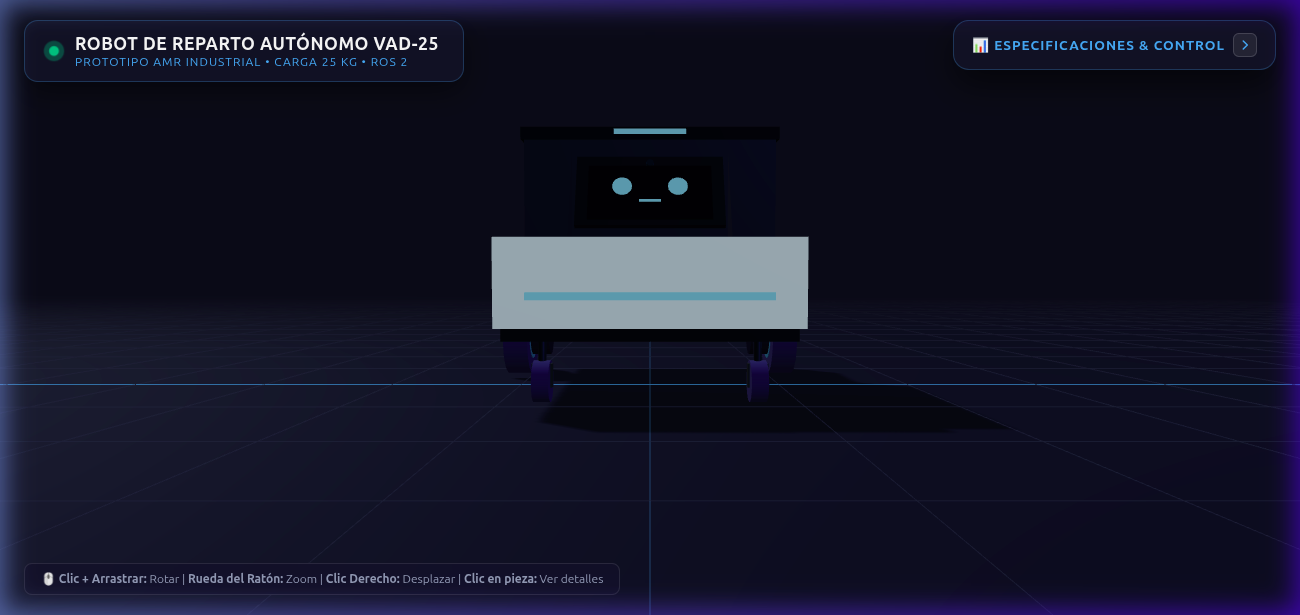
#> input picture foto_robot.jpg, 1300 x 615 px
$ python fix_image.py
#> lines starting #> are read from the running program, lines starting #| are printed output that depends on the picture
from PIL import Image
try:
    img = Image.open('foto_robot.jpg')
#> img is the input picture: PIL image 1300x615 RGB; mean R, G, B 21.1, 21.8, 41
    w, h = img.size
#> w = 1300; h = 615
    # Cut off the top 80 pixels where the UI from the screenshot is
    cropped = img.crop((0, 90, w, h))
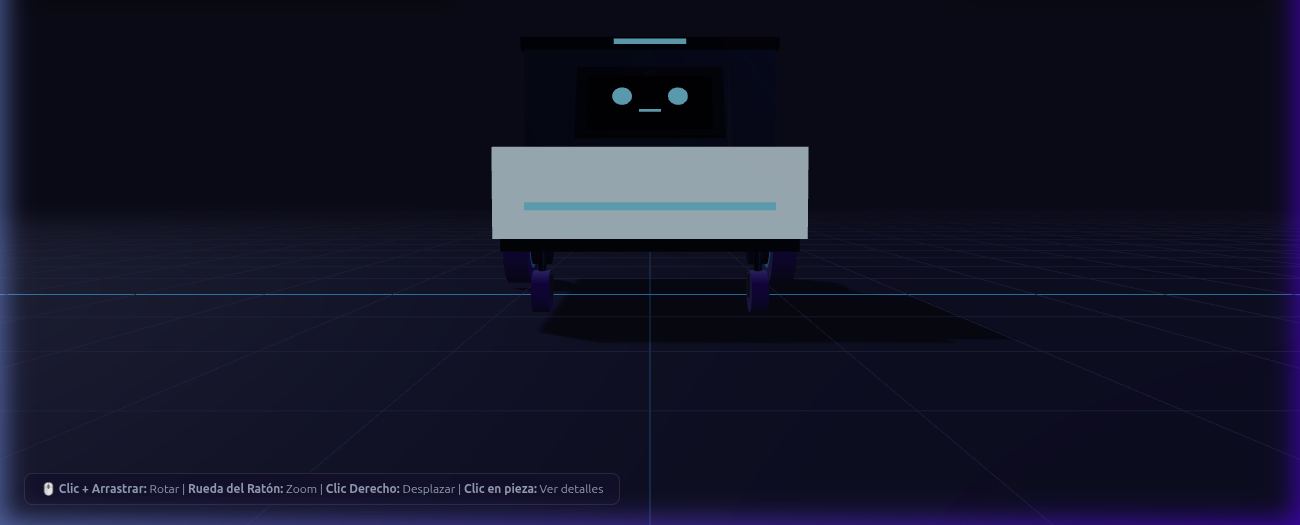
#> cropped: PIL image 1300x525 RGB; mean R, G, B 20.8, 21.6, 40.1
    cropped.save('foto_robot.jpg')
    print("Image cropped successfully.")
except Exception as e:
    print(f"Error: {e}")
